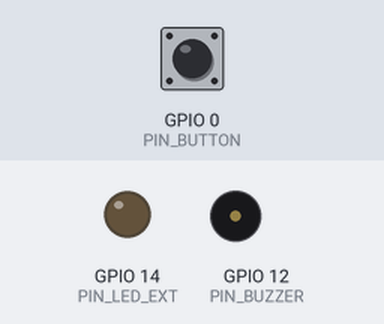
This sketch was run on a simulated ESP8266 (NodeMCU). Shown: output pins drawn as LEDs (lit = HIGH), buzzer (waves = sounding). The test bench sets the inputs (shaded band); at power-on: GPIO 0 (PIN_BUTTON) HIGH. What the sketch prints to the serial monitor is not drawn.

Above: at 0.36 s.
1.3 s: GPIO 0 (PIN_BUTTON) pulled LOW for 0.15 s
At 1.58 s:
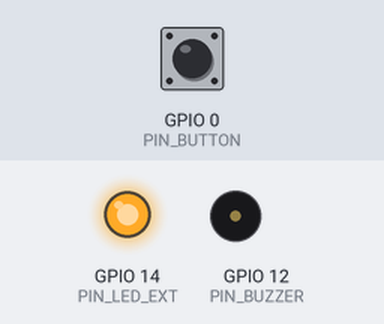
4.4 s: GPIO 0 (PIN_BUTTON) pulled LOW for 1 s
At 5.02 s:
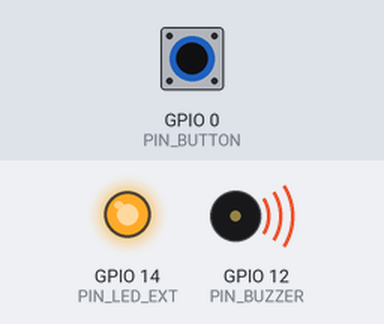
8.4 s: GPIO 0 (PIN_BUTTON) driven LOW
At 8.97 s:
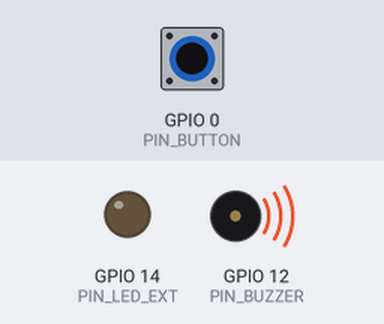
Timing chart, 0 to 17.4 s (numbered marks = the images above; inputs shaded):
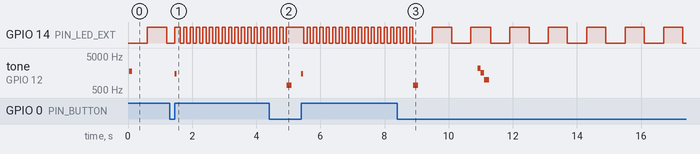

Measured:
- after the input at 1.3 s, tone on GPIO 12 (PIN_BUZZER): silent → 1500 Hz after 0.15 s, → silent 0.06 s later

The sketch:

Stage2B_EspNowAutoPair.ino
```cpp
/*
  ================================================================================
  🏓 Stage 2B: ESP-NOW 雙板拍擊動態配對版 (雙向確認窗口 WPS 版)

  教學核心價值：
  1. 解決 Stage 2A 痛點：
     - 全班 40 顆盒子燒錄【完全相同的一份程式碼】，免改桌號、免改 Code！
  2. 解決全班同時配對搶親問題（WPS 雙向確認窗口）：
     - 開機處於【未配對待命 (STATE_IDLE_UNPAIRED)】：LED 慢閃 (600ms)。在此狀態下【完全不理會】外來配對請求，絕不被隔壁桌搶親！
     - 雙向配對窗口：同桌兩位老師相視「3、2、1 拍！」，兩台各自拍一下按鈕。
     - 拍下後進入【3.5 秒配對窗口 (STATE_PAIRING_WINDOW)】：LED 轉為急促快閃 (100ms) ＋ 嗶一短聲。
     - 唯有雙方「同時處在配對窗口」，兩台才會在 10ms 內握手交換 MAC，響起清脆「雙短音嗶-嗶」鎖定！
     - 若 3.5 秒內無人回應，自動發出低音提示並退回慢閃待命。
  3. 解除配對機制：
     - 長按按鈕 2.5 秒，播放向下長降音，清除已綁定的 MAC，兩台重新回到慢閃待命，隨時可換隊友。
  4. 背景無線 Web OTA：
     - 採用 WIFI_AP_STA 混血模式，背景隨時待命 http://192.168.4.1/update，外殼鎖附後終生免拆螺絲！

  安全腳位規範 (分側集中安全版)：
  - D3 (GPIO0)  : 大型微動開關 (INPUT_PULLUP，按下去導通到接地 0V)
  - D4 (GPIO2)  : 開關 LED 共用負極 (軟體虛擬接地 0V LOW)
  - D5 (GPIO14) : 開關內建 LED 正極 (HIGH 點亮)
  - D6 (GPIO12) : 蜂鳴器正極 (tone 頻率驅動)
  - D7 (GPIO13) : 蜂鳴器負極 (軟體虛擬接地 0V LOW，靜音時轉為 INPUT 高阻抗)
  - 5V & GND    : 14500 鋰電池電源輸入
  ================================================================================
*/

#include <Arduino.h>
#include <ESP8266WiFi.h>
#include <ESP8266WebServer.h>
#include <ESP8266HTTPUpdateServer.h>
#include <espnow.h>
extern "C" {
#include <user_interface.h>
}

// --------------------------- 硬體腳位定義 ---------------------------
#define PIN_BUTTON       0     // D3 (GPIO0)
#define PIN_VIRTUAL_GND2 2     // D4 (GPIO2) - 虛擬接地
#define PIN_LED_EXT      14    // D5 (GPIO14)
#define PIN_BUZZER       12    // D6 (GPIO12)
#define PIN_VIRTUAL_GND  13    // D7 (GPIO13) - 虛擬接地

#define ESPNOW_CHANNEL   1     // 固定使用 Channel 1

// 背景 Web OTA 伺服器
ESP8266WebServer server(80);
ESP8266HTTPUpdateServer httpUpdater;

// --------------------------- 封包類型與結構 ---------------------------
enum MsgType : uint8_t {
  MSG_PAIR_REQ = 0x01,  // 請求配對廣播
  MSG_PAIR_ACK = 0x02,  // 配對確認回覆
  MSG_TRIGGER  = 0x03,  // 接力拍擊觸發
  MSG_UNPAIR   = 0x04   // 解除配對通知
};

struct __attribute__((packed)) PodPacket {
  uint8_t  magic;        // 0xA5 專屬魔術字元
  uint8_t  type;         // 封包類型 (MsgType)
  uint8_t  senderMac[6]; // 發送端 MAC
  uint8_t  targetMac[6]; // 目標端 MAC (廣播時為 FF:FF:FF:FF:FF:FF)
  uint32_t counter;      // 序號
};

// --------------------------- 狀態機定義 (三態架構) ---------------------------
enum PairState {
  STATE_IDLE_UNPAIRED,   // 1. 未配對待命：LED 慢閃 (600ms)，無視任何外來配對，絕不被搶親！
  STATE_PAIRING_WINDOW,  // 2. 配對求偶窗口：拍下後 3.5 秒內急促快閃 (100ms)，尋找同桌搭檔
  STATE_PAIRED           // 3. 已配對鎖定：LED 平時熄滅，專屬 1 對 1 隔空對打
};

PairState currentPairState = STATE_IDLE_UNPAIRED;
uint8_t myMac[6];
uint8_t peerMac[6] = {0, 0, 0, 0, 0, 0};
uint8_t broadcastMac[6] = {0xFF, 0xFF, 0xFF, 0xFF, 0xFF, 0xFF};

uint32_t triggerCounter = 0;
unsigned long pairingWindowEndTime = 0;
unsigned long lastPairReqBroadcast = 0;

// --------------------------- 硬體非阻塞計時 ---------------------------
unsigned long buzzerOffTime = 0;
bool isBuzzerActive = false;
unsigned long ledOffTime = 0;
bool isLedActive = false;

// LED 閃爍計時
unsigned long lastBlinkToggle = 0;
bool blinkState = false;

// 按鈕長按偵測
int lastButtonReading = HIGH;
unsigned long buttonDownTime = 0;
bool isButtonPressed = false;
bool longPressTriggered = false;

// 跨中斷事件旗標
volatile bool eventTriggerReceived = false;
volatile bool eventPairSuccess = false;
volatile bool eventUnpaired = false;

// --------------------------- 輔助函式：MAC 比對與字串 ---------------------------
bool compareMac(const uint8_t* a, const uint8_t* b) {
  for (int i = 0; i < 6; i++) {
    if (a[i] != b[i]) return false;
  }
  return true;
}

String macToString(const uint8_t* mac) {
  char buf[20];
  snprintf(buf, sizeof(buf), "%02X:%02X:%02X:%02X:%02X:%02X",
           mac[0], mac[1], mac[2], mac[3], mac[4], mac[5]);
  return String(buf);
}

// --------------------------- 非阻塞聲光回饋 ---------------------------
void playTone(unsigned int freq, unsigned long durationMs) {
  pinMode(PIN_BUZZER, OUTPUT);
  tone(PIN_BUZZER, freq);
  buzzerOffTime = millis() + durationMs;
  isBuzzerActive = true;
}

void triggerLed(unsigned long durationMs) {
  digitalWrite(PIN_LED_EXT, HIGH);
  ledOffTime = millis() + durationMs;
  isLedActive = true;
}

void updateHardware() {
  unsigned long now = millis();

  // 蜂鳴器關閉計時
  if (isBuzzerActive && now >= buzzerOffTime) {
    noTone(PIN_BUZZER);
    pinMode(PIN_BUZZER, INPUT); // 轉為高阻抗消除底噪
    isBuzzerActive = false;
  }

  // 瞬發 LED 熄滅計時
  if (isLedActive && now >= ledOffTime) {
    digitalWrite(PIN_LED_EXT, LOW);
    isLedActive = false;
  }

  // 狀態燈號閃爍邏輯 (僅在非瞬發期間生效)
  if (!isLedActive) {
    if (currentPairState == STATE_IDLE_UNPAIRED) {
      // 未配對待命：慢閃 (600ms 翻轉一次)
      if (now - lastBlinkToggle >= 600) {
        lastBlinkToggle = now;
        blinkState = !blinkState;
        digitalWrite(PIN_LED_EXT, blinkState ? HIGH : LOW);
      }
    } else if (currentPairState == STATE_PAIRING_WINDOW) {
      // 配對窗口中：急促快閃 (100ms 翻轉一次，提示正在求偶)
      if (now - lastBlinkToggle >= 100) {
        lastBlinkToggle = now;
        blinkState = !blinkState;
        digitalWrite(PIN_LED_EXT, blinkState ? HIGH : LOW);
      }
    } else {
      // 已配對：平時保持熄滅
      digitalWrite(PIN_LED_EXT, LOW);
    }
  }
}

// 播放配對成功音效 (雙短音上升音：嗶-嗶 2000Hz -> 2600Hz)
void playPairSuccessEffect() {
  triggerLed(350);
  playTone(2000, 70);
  delay(80);
  playTone(2600, 140);
}

// 播放解除配對音效 (向下三長音)
void playUnpairEffect() {
  triggerLed(400);
  playTone(2200, 90);
  delay(100);
  playTone(1600, 90);
  delay(100);
  playTone(1000, 160);
}

// 播放配對逾時音效 (低音頓音)
void playTimeoutEffect() {
  playTone(700, 150);
}

// --------------------------- 配對管理 ---------------------------
void bindPeer(const uint8_t* target) {
  memcpy(peerMac, target, 6);
  if (!esp_now_is_peer_exist(peerMac)) {
    esp_now_add_peer(peerMac, ESP_NOW_ROLE_COMBO, ESPNOW_CHANNEL, NULL, 0);
  }
  currentPairState = STATE_PAIRED;
  digitalWrite(PIN_LED_EXT, LOW);
  eventPairSuccess = true;
}

void resetPairing() {
  if (currentPairState == STATE_PAIRED) {
    // 發送通知讓對方也解除
    PodPacket pkt;
    pkt.magic = 0xA5;
    pkt.type = MSG_UNPAIR;
    memcpy(pkt.senderMac, myMac, 6);
    memcpy(pkt.targetMac, peerMac, 6);
    pkt.counter = 0;
    esp_now_send(peerMac, (uint8_t*)&pkt, sizeof(pkt));

    if (esp_now_is_peer_exist(peerMac)) {
      esp_now_del_peer(peerMac);
    }
  }
  memset(peerMac, 0, 6);
  currentPairState = STATE_IDLE_UNPAIRED;
  eventUnpaired = true;
}

// --------------------------- ESP-NOW 發送 ---------------------------
void sendPacket(MsgType type, const uint8_t* destMac) {
  PodPacket pkt;
  pkt.magic = 0xA5;
  pkt.type = type;
  memcpy(pkt.senderMac, myMac, 6);
  memcpy(pkt.targetMac, destMac, 6);
  pkt.counter = ++triggerCounter;

  for (int i = 0; i < 2; i++) { // 發送兩次保證通達
    esp_now_send((uint8_t*)destMac, (uint8_t*)&pkt, sizeof(pkt));
    delay(1);
  }
}

// --------------------------- ESP-NOW 接收回呼 ---------------------------
void onDataRecv(uint8_t *mac, uint8_t *data, uint8_t len) {
  if (len != sizeof(PodPacket)) return;
  PodPacket *pkt = (PodPacket*)data;
  if (pkt->magic != 0xA5) return;

  // 忽視自己發出的廣播
  if (compareMac(pkt->senderMac, myMac)) return;

  // 【核心機制】：唯有自己處在「配對求偶窗口 (STATE_PAIRING_WINDOW)」，才接受配對！
  // 若自己處於 STATE_IDLE_UNPAIRED（慢閃中但沒人按按鈕），直接忽略外來配對，絕不被搶親！
  if (currentPairState == STATE_PAIRING_WINDOW) {
    if (pkt->type == MSG_PAIR_REQ) {
      // 雙方同時在求偶窗口！立即綁定並回覆 ACK
      bindPeer(pkt->senderMac);
      sendPacket(MSG_PAIR_ACK, pkt->senderMac);
      return;
    }
    if (pkt->type == MSG_PAIR_ACK && compareMac(pkt->targetMac, myMac)) {
      // 收到針對自己的確認回覆！立即綁定
      bindPeer(pkt->senderMac);
      return;
    }
  }

  // 已配對狀態：嚴格只收綁定的隊友封包
  if (currentPairState == STATE_PAIRED) {
    if (compareMac(pkt->senderMac, peerMac)) {
      if (pkt->type == MSG_TRIGGER) {
        eventTriggerReceived = true;
      } else if (pkt->type == MSG_UNPAIR) {
        resetPairing();
      }
    }
  }
}

// --------------------------- 初始設定 ---------------------------
void setup() {
  Serial.begin(115200);

  // 腳位配置
  pinMode(PIN_BUTTON, INPUT_PULLUP);
  pinMode(PIN_VIRTUAL_GND2, OUTPUT);
  pinMode(PIN_LED_EXT, OUTPUT);
  pinMode(PIN_BUZZER, INPUT);
  pinMode(PIN_VIRTUAL_GND, OUTPUT);

  digitalWrite(PIN_VIRTUAL_GND, LOW);
  digitalWrite(PIN_VIRTUAL_GND2, LOW);
  digitalWrite(PIN_LED_EXT, LOW);

  // 初始化 Wi-Fi 混血模式 (AP + STA)
  WiFi.mode(WIFI_AP_STA);
  WiFi.macAddress(myMac);
  char apSsid[32];
  snprintf(apSsid, sizeof(apSsid), "PingPong_2B_%02X%02X", myMac[4], myMac[5]);
  WiFi.softAP(apSsid);
  wifi_set_channel(ESPNOW_CHANNEL);

  // 掛載背景 Web OTA 頁面
  server.on("/", HTTP_GET, []() {
    server.send(200, "text/html;charset=UTF-8", "<h2>🏓 Stage 2B 雙拍配對版運行中</h2><p>ESP-NOW 準備就緒，OTA 頁面：<a href='/update'>/update</a></p>");
  });
  httpUpdater.setup(&server, "/update");
  server.begin();

  Serial.println("\n========================================================");
  Serial.printf(" 🏓 Stage 2B: ESP-NOW 拍擊配對版 (WPS 雙向確認窗口)\n");
  Serial.printf(" 📡 本機 MAC 位址: %s\n", macToString(myMac).c_str());
  Serial.println(" ⏳ 目前狀態: 未配對待命 (LED 慢閃中，防搶親保護啟動)");
  Serial.println(" 💡 配對方式: 同桌兩位老師「3、2、1 拍！」，兩台各自拍一下，立刻配對！");
  Serial.println(" 🏓 對打方式: 配對成功後，拍 A ➔ 隔空 B 爆閃響應；拍 B ➔ 隔空 A 爆閃響應！");
  Serial.println(" 🔄 解除方式: 長按 2.5 秒解除配對，重回慢閃待命。");
  Serial.println("========================================================");

  // 初始化 ESP-NOW
  if (esp_now_init() != 0) {
    Serial.println("❌ ESP-NOW 初始化失敗！");
    return;
  }
  esp_now_set_self_role(ESP_NOW_ROLE_COMBO);
  esp_now_register_recv_cb(onDataRecv);

  // 設定廣播接收對象 (配對時使用)
  esp_now_add_peer(broadcastMac, ESP_NOW_ROLE_COMBO, ESPNOW_CHANNEL, NULL, 0);

  // 開機單短音提示
  playTone(1800, 80);
}

// --------------------------- 主迴圈 ---------------------------
void loop() {
  server.handleClient(); // 背景保持 Web OTA
  updateHardware();

  unsigned long now = millis();

  // 配對求偶窗口逾時檢測 (3.5 秒沒人理，自動退回慢閃待命)
  if (currentPairState == STATE_PAIRING_WINDOW) {
    if (now >= pairingWindowEndTime) {
      Serial.println("⏳ [配對逾時] 3.5 秒內無搭檔回應，返回慢閃待命。");
      currentPairState = STATE_IDLE_UNPAIRED;
      playTimeoutEffect();
    } else {
      // 窗口期間每 250ms 連續廣播配對請求，確保對方在窗口內立刻抓到
      if (now - lastPairReqBroadcast >= 250) {
        lastPairReqBroadcast = now;
        sendPacket(MSG_PAIR_REQ, broadcastMac);
      }
    }
  }

  // 跨中斷事件處理：配對成功
  if (eventPairSuccess) {
    eventPairSuccess = false;
    Serial.printf("🎉 [配對成功] 已與搭檔 [%s] 鎖定！進入對打模式！\n", macToString(peerMac).c_str());
    playPairSuccessEffect();
  }

  // 跨中斷事件處理：解除配對
  if (eventUnpaired) {
    eventUnpaired = false;
    Serial.println("🔄 [解除配對] 已解除綁定，重回慢閃待命。");
    playUnpairEffect();
  }

  // 跨中斷事件處理：收到對手拍擊觸發
  if (eventTriggerReceived) {
    eventTriggerReceived = false;
    Serial.printf("⚡ [隔空響應] 收到來自搭檔 [%s] 的接力訊號！\n", macToString(peerMac).c_str());
    triggerLed(250);          // LED 爆閃 250ms
    playTone(2400, 110);       // 清脆高音鳴響 110ms
  }

  // 按鈕狀態偵測
  int reading = digitalRead(PIN_BUTTON);

  // 按鈕按下瞬間 (下降緣)
  if (reading == LOW && lastButtonReading == HIGH) {
    buttonDownTime = now;
    isButtonPressed = true;
    longPressTriggered = false;
  }

  // 按鈕持續按住中：檢測是否達到長按 2.5 秒
  if (reading == LOW && isButtonPressed && !longPressTriggered) {
    if (now - buttonDownTime >= 2500) {
      longPressTriggered = true;
      Serial.println("🔄 [長按 2.5 秒] 觸發解除配對！");
      resetPairing();
    }
  }

  // 按鈕放開 (上升緣)
  if (reading == HIGH && lastButtonReading == LOW) {
    isButtonPressed = false;
    unsigned long pressDuration = now - buttonDownTime;

    // 排除長按且防彈跳 (> 40ms 且 < 2000ms) 視為正常短按
    if (!longPressTriggered && pressDuration >= 40 && pressDuration < 2000) {
      if (currentPairState == STATE_IDLE_UNPAIRED) {
        // 未配對待命 ➔ 拍下後進入 3.5 秒配對窗口
        currentPairState = STATE_PAIRING_WINDOW;
        pairingWindowEndTime = now + 3500;
        lastPairReqBroadcast = now;
        Serial.println("📡 [進入配對窗口] LED 急促快閃中！請同桌老師在 3.5 秒內也拍一下按鈕！");
        playTone(1500, 60);
        triggerLed(80);
        sendPacket(MSG_PAIR_REQ, broadcastMac);
      } else if (currentPairState == STATE_PAIRING_WINDOW) {
        // 已經在配對窗口中又按了一下：延長窗口時間
        pairingWindowEndTime = now + 3500;
        playTone(1500, 40);
      } else {
        // 已配對狀態下拍擊：傳送觸發訊號給專屬隊友
        Serial.printf("🚀 [隔空出擊] 發送接力訊號給搭檔 [%s]，累計第 %d 次\n",
                      macToString(peerMac).c_str(), triggerCounter + 1);
        triggerLed(50);
        playTone(1200, 30);
        sendPacket(MSG_TRIGGER, peerMac);
      }
    }
  }

  lastButtonReading = reading;
}
```
